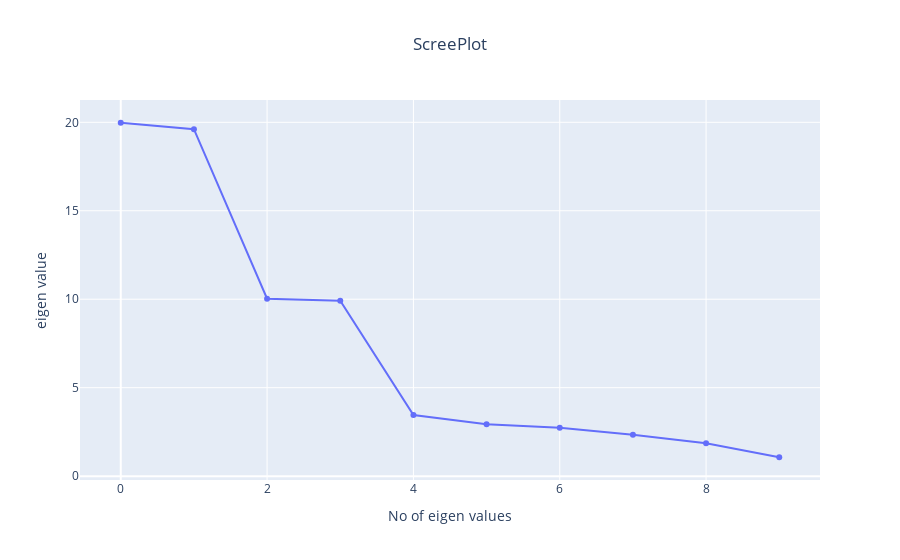
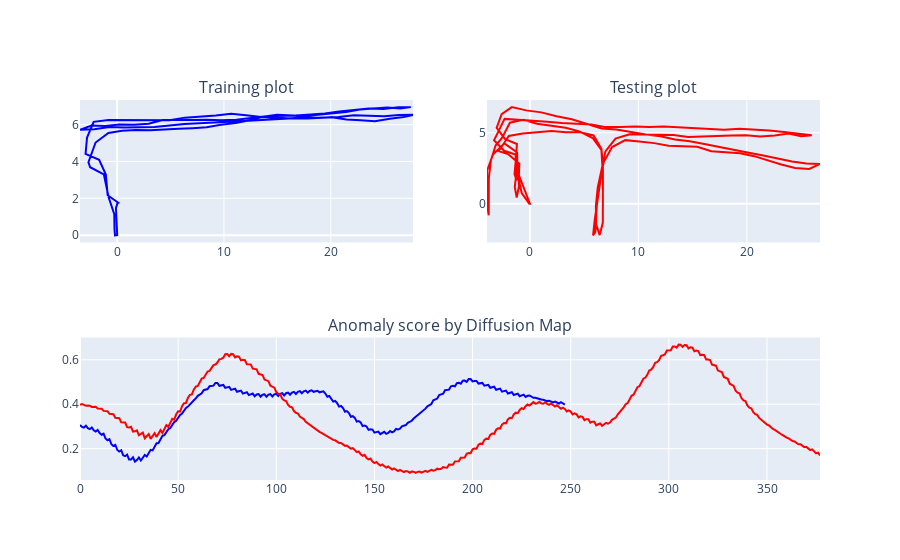

The notebook cell these images were saved under, in order:
### Code cell
result = run_algo(method_name='t-SNE')
result

### Figure 1 — Plotly figure (JSON) as saved in the notebook; plotly's stock layout.template omitted (floating-point values rounded to 4 significant figures)
{"data": [{"type": "scatter", "x": [0, 1, 2, 3, 4, 5, 6, 7, 8, 9], "y": [19.98, 19.61, 10.03, 9.915, 3.456, 2.934, 2.729, 2.342, 1.858, 1.067]}], "layout": {"title": {"text": "ScreePlot", "x": 0.5}, "xaxis": {"title": {"text": "No of eigen values"}}, "yaxis": {"title": {"text": "eigen value"}}}}

### Figure 2 — Plotly figure (JSON) as saved in the notebook; plotly's stock layout.template omitted (floating-point values rounded to 4 significant figures; data arrays with more than 128 entries replaced by an {"elided": "..."} marker saying what was removed)
{"data": [{"marker": {"color": "blue"}, "name": "Training path", "type": "scatter", "x": [0, -0.2, -0.25, -0.27, -0.8, -1.25, -2.53, -2.69, -2.02, -0.82, 0.45, 1.77, 3.1, 4.4, 5.73, 7.06, 8.38, 9.71, 11.1, 12.4, 13.67, 14.95, 16.23, 17.53, 18.82, 20.1, 21.42, 22.73, 24.02, 25.29, 26.51, 27.5, 26.32, 24.94, 23.55, 22.16, 20.8, 19.45, 18.11, 16.76, 13.95, 12.54, 11.15, 9.76, 8.37, 7, 5.63, 4.26, 2.95, 1.56, 0.21, -1.12, -2.39, -3.48, -2.14, -0.74, 0.64, 2.04, 3.48, 4.91, 6.31, 7.7, 9.08, 10.48, 11.88, 13.27, 14.67, 16.05, 17.4, 18.75, 20.11, 21.46, 22.79, 24.13, 25.53, 26.82, 27.7, 26.38, 25, 23.58, 22.17, 20.72, 19.26, 17.81, 16.36, 14.92, 13.48, 12.07, 10.67, 9.23, 7.78, 6.34, 4.9, 3.45, 1.99, 0.58, -0.82, -2.2, -2.82, -2.96, -1.69, -1.06, -0.89, 0.11, 0.04, 0.07, -0.11, 0, -0.2, -0.25], "xaxis": "x", "y": [0, -0.01, 0.32, 1.14, 2.06, 3.3, 3.69, 3.96, 5.03, 5.55, 5.67, 5.71, 5.69, 5.71, 5.77, 5.81, 5.86, 5.99, 6.09, 6.24, 6.43, 6.53, 6.51, 6.47, 6.53, 6.61, 6.68, 6.82, 6.87, 6.93, 6.88, 6.95, 6.94, 6.85, 6.88, 6.8, 6.71, 6.6, 6.55, 6.5, 6.45, 6.37, 6.27, 6.24, 6.27, 6.25, 6.26, 6.25, 6.05, 6, 6.01, 5.93, 5.95, 5.72, 5.75, 5.87, 5.85, 5.85, 5.87, 5.95, 6.04, 6.08, 6.1, 6.15, 6.2, 6.23, 6.3, 6.33, 6.4, 6.37, 6.4, 6.28, 6.24, 6.18, 6.32, 6.42, 6.53, 6.52, 6.46, 6.47, 6.51, 6.42, 6.37, 6.33, 6.33, 6.35, 6.41, 6.51, 6.59, 6.5, 6.42, 6.38, 6.24, 6.24, 6.21, 6.21, 6.25, 6.15, 5.3, 4.41, 4.09, 3.29, 2.17, 1.76, 1.74, 1.82, 1.47, 0, -0.01, 0.32], "yaxis": "y"}, {"marker": {"color": "red"}, "name": "Testing Score", "type": "scatter", "x": {"elided": "150 float values"}, "xaxis": "x2", "y": {"elided": "150 float values"}, "yaxis": "y2"}, {"marker": {"color": "blue"}, "name": "Training Score", "type": "scatter", "x": {"elided": "258 int values"}, "xaxis": "x3", "y": {"elided": "248 float values"}, "yaxis": "y3"}, {"marker": {"color": "red"}, "name": "Testing Score", "type": "scatter", "x": {"elided": "378 int values"}, "xaxis": "x3", "y": {"elided": "378 float values"}, "yaxis": "y3"}], "layout": {"annotations": [{"font": {"size": 16}, "showarrow": false, "text": "Training plot", "x": 0.225, "xanchor": "center", "xref": "paper", "y": 1, "yanchor": "bottom", "yref": "paper"}, {"font": {"size": 16}, "showarrow": false, "text": "Testing plot", "x": 0.775, "xanchor": "center", "xref": "paper", "y": 1, "yanchor": "bottom", "yref": "paper"}, {"font": {"size": 16}, "showarrow": false, "text": "Anomaly score by Diffusion Map", "x": 0.5, "xanchor": "center", "xref": "paper", "y": 0.375, "yanchor": "bottom", "yref": "paper"}], "showlegend": false, "xaxis": {"anchor": "y", "domain": [0, 0.45]}, "xaxis2": {"anchor": "y2", "domain": [0.55, 1]}, "xaxis3": {"anchor": "y3", "domain": [0, 1]}, "yaxis": {"anchor": "x", "domain": [0.625, 1]}, "yaxis2": {"anchor": "x2", "domain": [0.625, 1]}, "yaxis3": {"anchor": "x3", "domain": [0, 0.375]}}}
